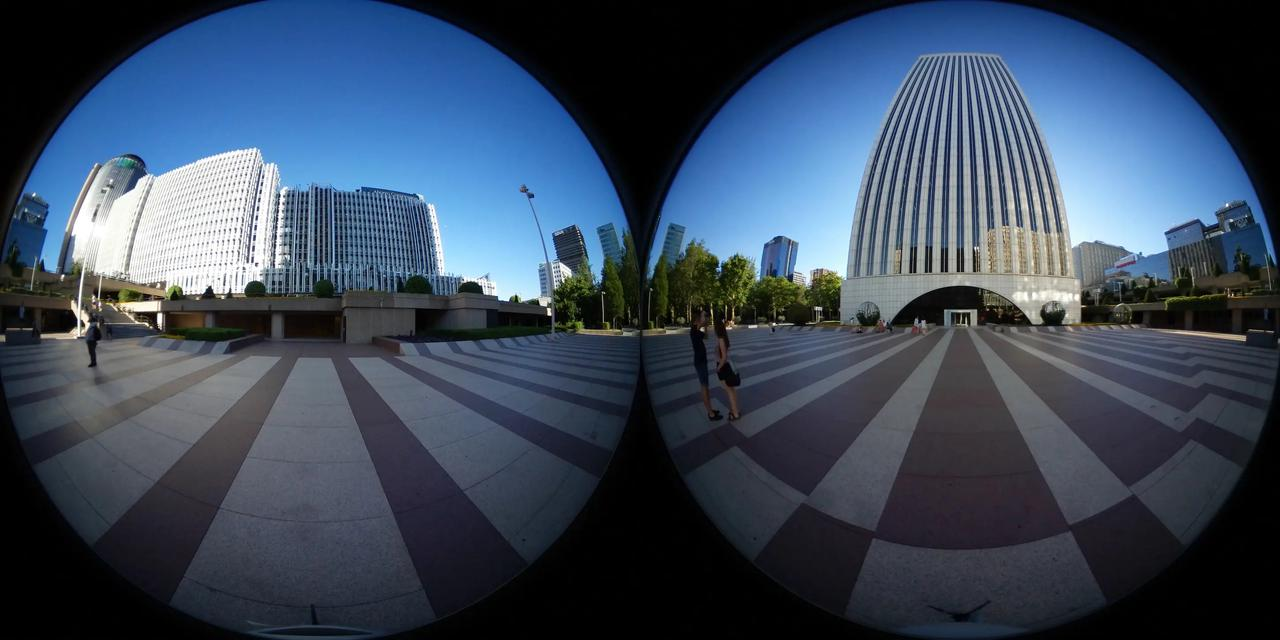
#> input picture images/fisheye_city_dual.png, 1280 x 640 px
$ python calibrate_stepwise.py -i ../images/fisheye_city_dual.png
#> lines starting #> are read from the running program, lines starting #| are printed output that depends on the picture
#!/usr/bin/env python3
"""Stepwise calibration for dual-fisheye 360° cameras."""

import argparse
import sys
from pathlib import Path
import cv2
import numpy as np
from scipy.optimize import minimize

try:
    from camera_calibration.calib.calibration_config import CameraCalibration, LensCalibration
    from camera_calibration.projections.fisheye_to_equirectangular import (
        fisheye_to_equirect_calibrated, mask_fisheye_circle, stitch_dual_fisheye
    )
except ModuleNotFoundError:
    sys.path.insert(0, str(Path(__file__).resolve().parent.parent.parent))
    from camera_calibration.calib.calibration_config import CameraCalibration, LensCalibration
    from camera_calibration.projections.fisheye_to_equirectangular import (
        fisheye_to_equirect_calibrated, mask_fisheye_circle, stitch_dual_fisheye
    )


def downsample_frames(frames_data, scale):
    """Downsample frames for faster optimization."""
    if scale >= 1.0:
        return frames_data
    downsampled = []
    for left_img, right_img in frames_data:
        h, w = left_img.shape[:2]
        new_h, new_w = int(h * scale), int(w * scale)
        left_small = cv2.resize(left_img, (new_w, new_h), interpolation=cv2.INTER_AREA)
        right_small = cv2.resize(right_img, (new_w, new_h), interpolation=cv2.INTER_AREA)
        downsampled.append((left_small, right_small))
    return downsampled


# [166 lines left out: functions compute_seam_error, optimize_for_fov, _optimize_single_start, not called in this run]


def calibrate_stepwise(frames_data, base_fov, n_restarts=3, fix_lens1=False):
    """Stepwise calibration with FOV grid search."""
    print(f"\n{'='*60}")
    print(f"STEPWISE CALIBRATION{' (lens1 rotation fixed)' if fix_lens1 else ''}")
    print(f"{'='*60}\n")

    left_img, right_img = frames_data[0]
    init_lens = LensCalibration(fov=180.0)  # Default FOV in degrees
    init_error = compute_seam_error(left_img, right_img, init_lens, init_lens, base_fov)
    print(f"Initial error: {init_error:.4f}\n")

    # FOV values in degrees to search
    fov_values = np.linspace(180.0, 200.0, 6)
    print("Stage 1: FOV Grid Search")

    best_fov, best_error = 180.0, float('inf')
    best_centers, best_distortion, best_rotations = None, None, None

    for fov_deg in fov_values:
        centers, distortion, rotations, error = optimize_for_fov(
            frames_data, base_fov, fov_deg, n_restarts=n_restarts, fix_lens1=fix_lens1
        )
        print(f"  FOV={fov_deg:.1f}°: error={error:.4f}")

        if error < best_error:
            best_error, best_fov = error, fov_deg
            best_centers, best_distortion, best_rotations = centers, distortion, rotations

    print(f"\nBest FOV: {best_fov:.1f}°, error: {best_error:.4f}\n")

    print("Stage 2: Fine-tuning...")
    centers, distortion, rotations, final_error = optimize_for_fov(
        frames_data, base_fov, best_fov, n_restarts=n_restarts * 2, fix_lens1=fix_lens1
    )
    print(f"Final error: {final_error:.4f}")

    lens1 = LensCalibration(center_x=centers[0], center_y=centers[1], fov=best_fov,
                            k1=distortion[0], k2=distortion[1], k3=distortion[2],
                            rotation_yaw=rotations[0], rotation_pitch=rotations[1], rotation_roll=rotations[2])
    lens2 = LensCalibration(center_x=centers[2], center_y=centers[3], fov=best_fov,
                            k1=distortion[3], k2=distortion[4], k3=distortion[5],
                            rotation_yaw=rotations[3], rotation_pitch=rotations[4], rotation_roll=rotations[5])

    return CameraCalibration(lens1=lens1, lens2=lens2, is_horizontal=True)


def main():
    parser = argparse.ArgumentParser(description='Stepwise dual-fisheye calibration')
    parser.add_argument('--image', '-i', help='Dual-fisheye image')
    parser.add_argument('--video', help='Video for multi-frame calibration')
    parser.add_argument('--output', '-o', help='Output calibration JSON')
    parser.add_argument('--output_image', help='Output equirectangular image')
    parser.add_argument('--fov', type=float, default=195.0, help='Base FOV in degrees')
    parser.add_argument('--frames', type=int, default=5, help='Number of video frames')
    parser.add_argument('--scale', type=float, default=0.25, help='Downsample scale')
    parser.add_argument('--restarts', type=int, default=3, help='Random restarts')
    parser.add_argument('--fix-lens1', action='store_true', help='Fix lens 1 rotation at 0')
    args = parser.parse_args()

    if not args.image and not args.video:
        parser.error("Provide --image or --video")

    frames_data = []

    if args.image:
        print(f"Loading: {args.image}")
        img = cv2.imread(args.image)
#> img is the input picture: shape (640, 1280, 3); mean B, G, R 90.6, 72, 57.8
        if img is None:
            print(f"Error: Cannot load {args.image}")
            sys.exit(1)
        h, w = img.shape[:2]
#> h = 640; w = 1280
        frames_data = [(img[:, :w//2], img[:, w//2:])]
    else:
        print(f"Loading video: {args.video}")
        cap = cv2.VideoCapture(args.video)
        if not cap.isOpened():
            print(f"Error: Cannot open {args.video}")
            sys.exit(1)
        total_frames = int(cap.get(cv2.CAP_PROP_FRAME_COUNT))
        for idx in np.linspace(0, total_frames-1, min(args.frames, total_frames), dtype=int):
            cap.set(cv2.CAP_PROP_POS_FRAMES, idx)
            ret, frame = cap.read()
            if ret:
                h, w = frame.shape[:2]
                frames_data.append((frame[:, :w//2], frame[:, w//2:]))
        cap.release()

    print(f"Using {len(frames_data)} frames, FOV={args.fov}°")
#| Using 1 frames, FOV=195.0°

    if args.scale < 1.0:
        h, w = frames_data[0][0].shape[:2]
#> w = 640
        print(f"Downsampling to {int(w*args.scale)}x{int(h*args.scale)}")
#| Downsampling to 160x160
        frames_small = downsample_frames(frames_data, args.scale)
#> the loop in downsample_frames, `for left_img, right_img in frames_data:` made 1 pass
#> (h, w, new_h, new_w) on pass 1: (640, 640, 160, 160)
#> pass 1, in downsample_frames, `left_small = cv2.resize(left_img, (new_w, new_h), interpolation=cv2.IN..`:
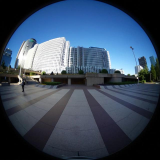
#> left_small: shape (160, 160, 3); mean of channels 0, 1, 2 96.9, 76, 59.3; drawn as B, G, R
#> pass 1, in downsample_frames, `right_small = cv2.resize(right_img, (new_w, new_h), interpolation=cv2...`:
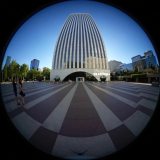
#> right_small: shape (160, 160, 3); mean of channels 0, 1, 2 84.2, 68, 56.2; drawn as B, G, R
#> after the loop in downsample_frames, `for left_img, right_img in frames_data:`: downsampled = 1 item
#> frames_small = 1 item
    else:
        frames_small = frames_data

    final_calib = calibrate_stepwise(frames_small, args.fov, n_restarts=args.restarts, fix_lens1=args.fix_lens1)

    print(f"\n{'='*60}")
    print("FINAL CALIBRATION")
    print(f"{'='*60}")
    print(f"Lens 1: center=({final_calib.lens1.center_x:.4f}, {final_calib.lens1.center_y:.4f}), fov={final_calib.lens1.fov:.4f}")
    print(f"Lens 2: center=({final_calib.lens2.center_x:.4f}, {final_calib.lens2.center_y:.4f}), fov={final_calib.lens2.fov:.4f}")

    if args.output:
        final_calib.save_json(args.output)
        print(f"\nSaved: {args.output}")

    if args.output_image:
        left_img, right_img = frames_data[0]
        h, w = left_img.shape[:2]
        left_masked, _ = mask_fisheye_circle(left_img)
        right_masked, _ = mask_fisheye_circle(right_img)
        right_flipped = np.fliplr(right_masked)

        # Project each lens to its FULL FOV for proper overlap
        lens_fov = min(final_calib.lens1.fov, final_calib.lens2.fov)
        overlap_deg = max(0, lens_fov - args.fov)
        half_w = w
        proj_w = int(half_w * lens_fov / args.fov) if overlap_deg > 0 else half_w
        overlap_px = proj_w - half_w

        left_patch, left_mask = fisheye_to_equirect_calibrated(left_masked, proj_w, h, final_calib.lens1, lens_fov)
        right_patch, right_mask = fisheye_to_equirect_calibrated(right_flipped, proj_w, h, final_calib.lens2, lens_fov)
        right_patch, right_mask = np.fliplr(right_patch), np.fliplr(right_mask)

        if overlap_px > 0:
            from camera_calibration.projections.fisheye_to_equirectangular import _blend_with_overlap
            result = _blend_with_overlap(left_patch, left_mask, right_patch, right_mask, half_w, overlap_px)
        else:
            result = np.hstack([left_patch, right_patch])

        cv2.imwrite(args.output_image, result)
        print(f"Saved: {args.output_image}")


if __name__ == '__main__':
    main()
#> (the call stopped at in calibrate_stepwise, `init_lens = LensCalibration(fov=180.0)`: camera_calibration is not available in this run)
